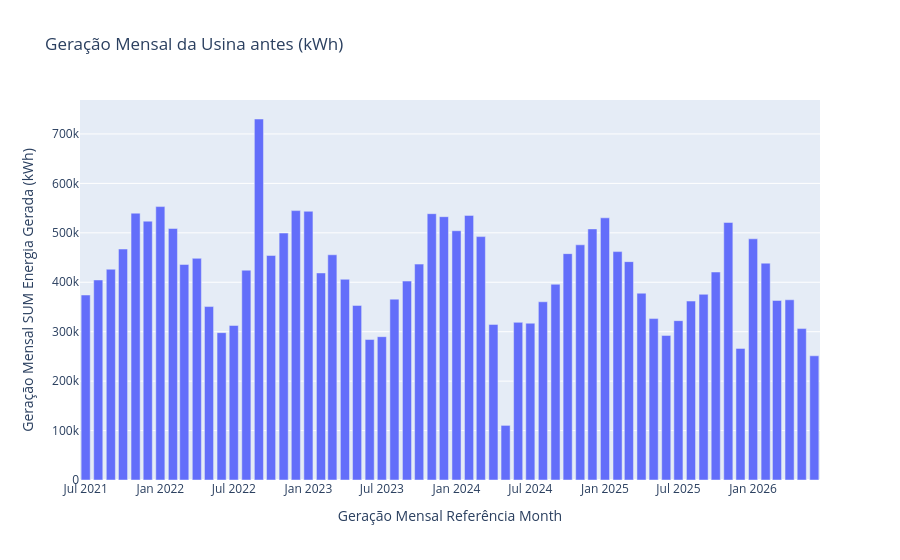
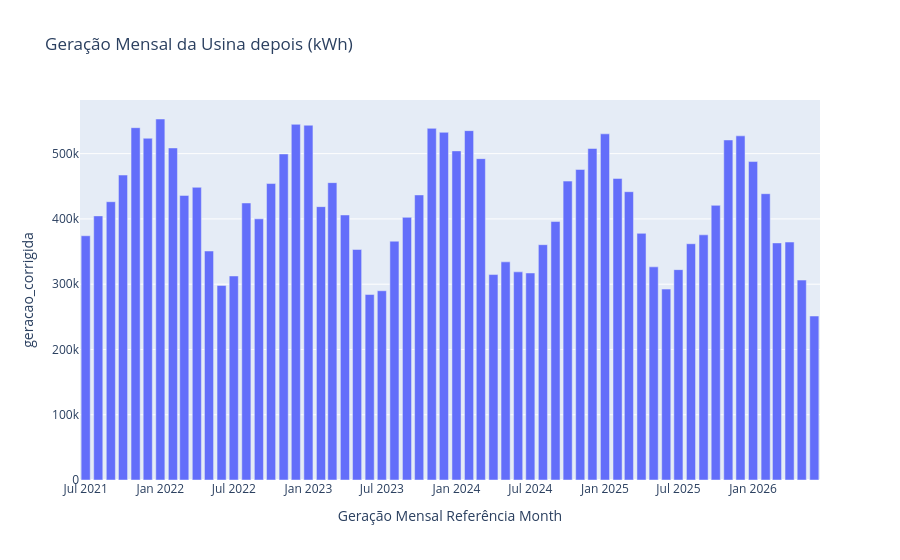

Notebook code cell kept with these figures, in order:
### Code cell
# Plotando o gráficos antes e depois para verificar os dados removidos

# antes
fig = px.bar(
    tabela_usina, 
    x='Geração Mensal Referência Month', 
    y='Geração Mensal SUM Energia Gerada (kWh)',
    title='Geração Mensal da Usina antes (kWh)',
    labels={'data': 'Mês/Ano', 'geracao': 'Geração (kWh)'}
)

fig.show()

# depois
fig = px.bar(
    tabela_limpa, 
    x='Geração Mensal Referência Month', 
    y='geracao_corrigida',
    title='Geração Mensal da Usina depois (kWh)',
    labels={'data': 'Mês/Ano', 'geracao': 'Geração (kWh)'}
)

fig.show()
